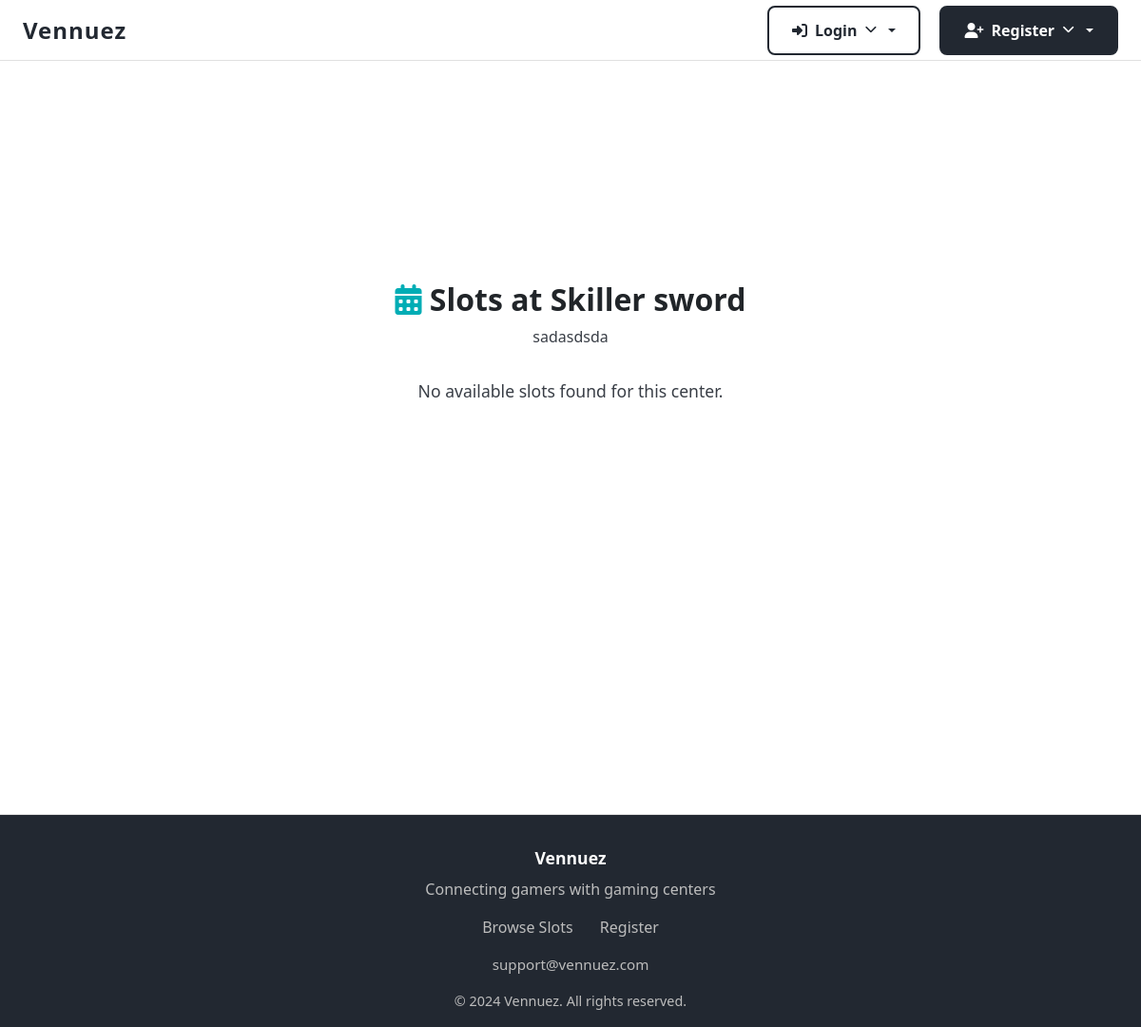
/center_slots/2, run on an earlier commit of the app's database.
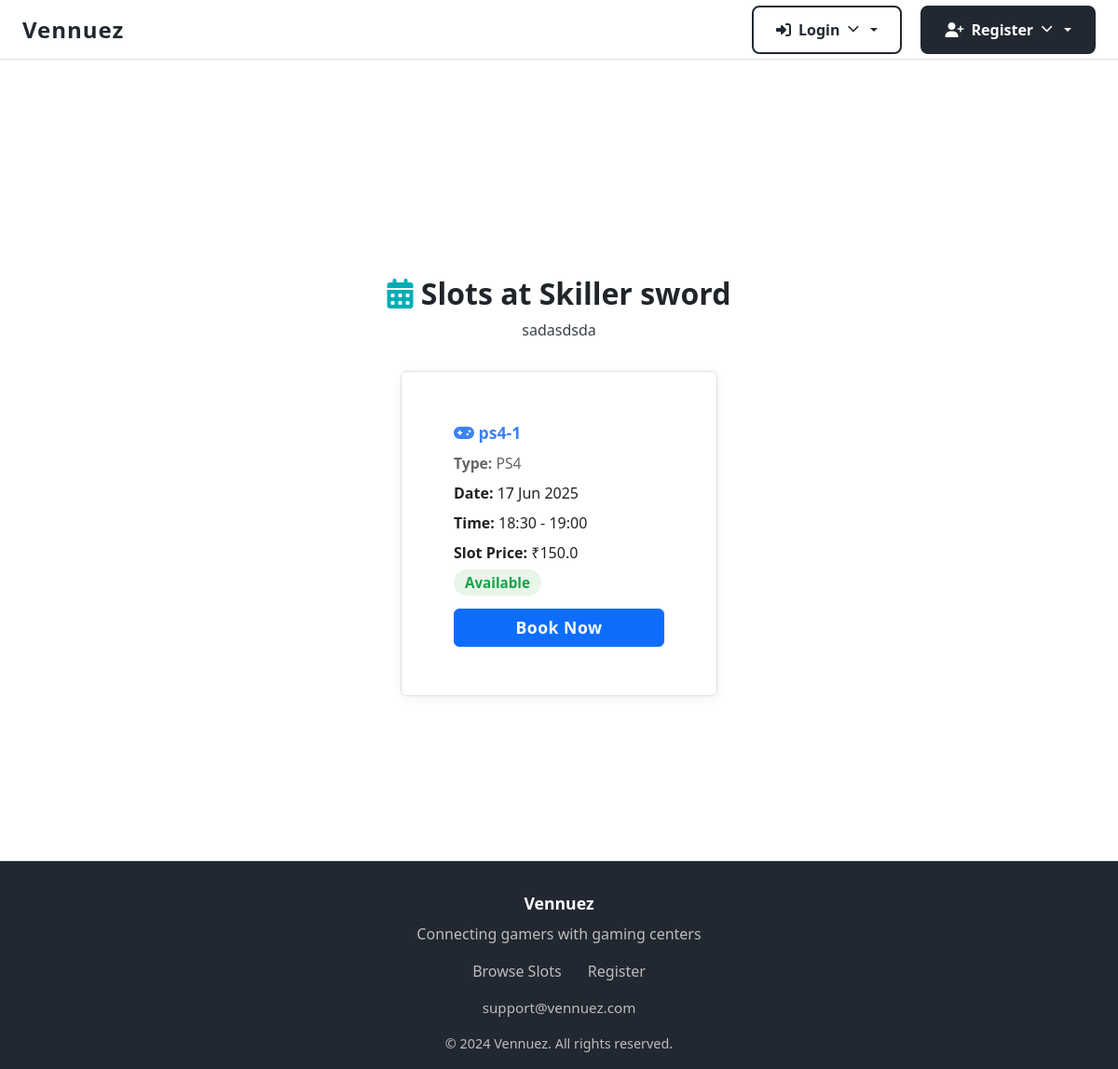
And on a later commit of the database.
### models.py (models this page shows, shortened)
class Owner(UserMixin, db.Model):
    __tablename__ = 'owners'
    id = db.Column(db.Integer, primary_key=True)
    username = db.Column(db.String(80), unique=True, nullable=False)
    email = db.Column(db.String(120), unique=True, nullable=False)
    password_hash = db.Column(db.String(256), nullable=False)
    phone = db.Column(db.String(20), nullable=False)
    gaming_center_name = db.Column(db.String(200), nullable=False)
    address = db.Column(db.String(255), nullable=True)
    active = db.Column(db.Boolean, default=True)
    created_at = db.Column(db.DateTime, default=datetime.utcnow)
    latitude = db.Column(db.Float, nullable=True)
    longitude = db.Column(db.Float, nullable=True)
    google_maps_link = db.Column(db.String(500), nullable=True)
    amenities = db.Column(db.Text, nullable=True)  # Stored as JSON string
    venue_image1 = db.Column(db.String(500), nullable=True)
    venue_image2 = db.Column(db.String(500), nullable=True)
    venue_image3 = db.Column(db.String(500), nullable=True)
    venue_image4 = db.Column(db.String(500), nullable=True)
    images_uploaded = db.Column(db.Boolean, default=False)
    consoles = db.relationship('Console', backref='owner', lazy=True, cascade='all, delete-orphan')

class TimeSlot(db.Model):
    __tablename__ = 'time_slots'
    id = db.Column(db.Integer, primary_key=True)
    start_time = db.Column(db.DateTime, nullable=False)
    end_time = db.Column(db.DateTime, nullable=False)
    total_amount = db.Column(db.Float, nullable=False)
    advance_paid = db.Column(db.Float, default=50.0)  # Fixed advance amount
    is_booked = db.Column(db.Boolean, default=False)
    snacks_amount = db.Column(db.Float, default=0.0)
    final_amount = db.Column(db.Float, default=0.0)
    completed = db.Column(db.Boolean, default=False)
    number_of_people = db.Column(db.Integer, default=1)  # New field for number of people
    booking_id = db.Column(db.String(20), unique=True, nullable=True)
    customer_name = db.Column(db.String(100), nullable=True)
    customer_phone = db.Column(db.String(20), nullable=True)
    customer_email = db.Column(db.String(120), nullable=True)
    customer_age = db.Column(db.Integer, nullable=True)
    special_requests = db.Column(db.Text, nullable=True)
    contact_sms = db.Column(db.Boolean, default=True)
    contact_whatsapp = db.Column(db.Boolean, default=True)
    contact_email = db.Column(db.Boolean, default=False)
    payment_status = db.Column(db.String(20), default='pending')  # pending, paid, failed
    payment_id = db.Column(db.String(100), nullable=True)
    booking_time = db.Column(db.DateTime, nullable=True)
    created_at = db.Column(db.DateTime, default=datetime.utcnow)
    console_id = db.Column(db.Integer, db.ForeignKey('consoles.id'), nullable=False)
    user_id = db.Column(db.Integer, db.ForeignKey('users.id'), nullable=True)  # Optional for unregistered bookings

class Console(db.Model):
    __tablename__ = 'consoles'
    id = db.Column(db.Integer, primary_key=True)
    name = db.Column(db.String(100), nullable=False)
    console_type = db.Column(db.String(50), nullable=False)
    hourly_rate = db.Column(db.Float, nullable=False)  # Rate per person per hour
    is_available = db.Column(db.Boolean, default=True)
    created_at = db.Column(db.DateTime, default=datetime.utcnow)
    owner_id = db.Column(db.Integer, db.ForeignKey('owners.id'), nullable=False)
    slots = db.relationship('TimeSlot', backref='console', lazy=True, cascade='all, delete-orphan')

### routes.py (the view)
@app.route('/center_slots/<int:owner_id>')
def center_slots(owner_id):
    owner = Owner.query.get_or_404(owner_id)
    slots = TimeSlot.query.join(Console).filter(
        Console.owner_id == owner_id,
        TimeSlot.is_booked == False,
        TimeSlot.start_time > datetime.now(),
        Console.is_available == True
    ).order_by(TimeSlot.start_time).all()
    return render_template('center_slots.html', owner=owner, slots=slots)

### templates/center_slots.html (shortened to what this page needs)
{% extends "base.html" %}
{% block content %}
<section class="center-slots-page" style="padding: 2rem 0;">
    <div class="container">
        <div class="page-header" style="margin-bottom: 2rem; text-align: center;">
            <h1 style="font-size: 2rem; font-weight: 700; margin-bottom: 0.5rem;">
                <i class="fas fa-calendar-alt" style="color: var(--accent);"></i> Slots at {{ owner.gaming_center_name }}
            </h1>
            <p style="color: var(--secondary);">{{ owner.address }}</p>
        </div>
        <div class="slots-list" style="display: flex; flex-wrap: wrap; gap: 2rem; justify-content: center;">
            {% for slot in slots %}
            <div class="card" style="min-width: 280px; max-width: 340px; flex: 1 1 280px; box-shadow: 0 2px 12px rgba(0,0,0,0.06); border: 1.5px solid var(--border); position: relative;">
                <div style="padding: 1.25rem 1.5rem;">
                    <div style="font-size: 1.1rem; font-weight: 700; color: #3b82f6; margin-bottom: 0.5rem;">
                        <i class="fas fa-gamepad"></i> {{ slot.console.name if slot.console else 'Unknown Console' }}
                    </div>
                    <div style="margin-bottom: 0.5rem; color: #666; font-size: 0.98rem;"><b>Type:</b> {{ slot.console.console_type if slot.console else '' }}</div>
                    <div style="margin-bottom: 0.5rem; color: #222;"><b>Date:</b> {{ slot.start_time.strftime('%d %b %Y') }}</div>
                    <div style="margin-bottom: 0.5rem; color: #222;"><b>Time:</b> {{ slot.start_time.strftime('%H:%M') }} - {{ slot.end_time.strftime('%H:%M') }}</div>
                    <div style="margin-bottom: 0.5rem; color: #222;"><b>Slot Price:</b> ₹{{ slot.total_amount }}</div>
                    <div style="margin-bottom: 1rem;">
                        <span style="color: #16a34a; font-weight: 600; background: #e8f5e9; padding: 0.25rem 0.75rem; border-radius: 1rem; font-size: 0.95rem;">Available</span>
                    </div>
                    <a href="{{ url_for('book_slot', slot_id=slot.id) }}" class="btn btn-primary" style="width: 100%; font-size: 1.1rem; font-weight: 600; letter-spacing: 0.5px;">Book Now</a>
                </div>
            </div>
            {% else %}
            <div style="color: var(--secondary); font-size: 1.1rem;">No available slots found for this center.</div>
            {% endfor %}
        </div>
    </div>
</section>
{% endblock %}

### templates/base.html (shortened to what this page needs)
<!DOCTYPE html>
<html lang="en">
<head>
    <link rel="stylesheet" href="{{ url_for('static', filename='css/main.css') }}">
    <link rel="stylesheet" href="https://cdnjs.cloudflare.com/ajax/libs/font-awesome/6.4.0/css/all.min.css">
    <link href="https://cdn.jsdelivr.net/npm/bootstrap@5.3.0/dist/css/bootstrap.min.css" rel="stylesheet">
</head>
<body>
    <header class="header">
        <div class="header-content">
            <a href="{{ url_for('index') }}" class="logo">
                Vennuez
            </a>
            <div class="header-right-section">
                <div class="user-info">
                {% if current_user.is_authenticated %}
                    <i class="fas fa-user"></i> {{ current_user.username }}
                    <a href="{{ url_for('logout') }}" class="btn btn-secondary" style="margin-left:1rem;">Logout</a>
                {% else %}
                    <div class="dropdown">
                        <button class="dropdown-toggle" onclick="toggleDropdown('loginDropdown')">
                            <i class="fas fa-sign-in-alt"></i>
                            <span>Login</span>
                            <i class="fas fa-chevron-down chevron" id="loginChevron"></i>
                        </button>
                    </div>
                    <div class="dropdown" style="margin-left: 1rem;">
                        <button class="dropdown-toggle register-btn" onclick="toggleDropdown('registerDropdown')">
                            <i class="fas fa-user-plus"></i>
                            <span>Register</span>
                            <i class="fas fa-chevron-down chevron" id="registerChevron"></i>
                        </button>
</body>
</html>
                {% endif %}
    <main class="main-content">
        <div class="container">
            {% block content %}{% endblock %}
        </div>
    </main>
    <footer class="footer">
        <div>
            <div style="font-weight:700; font-size:1.1rem;">Vennuez</div>
            <div style="margin:0.5rem 0; color:#bdbdbd;">Connecting gamers with gaming centers</div>
            <div style="margin:1rem 0;">
                <a href="{{ url_for('available_slots') }}" style="color:#bdbdbd; margin-right:1.5rem; text-decoration:none;">Browse Slots</a>
                <a href="{{ url_for('register') }}" style="color:#bdbdbd; text-decoration:none;">Register</a>
            </div>
            <div style="color:#bdbdbd; font-size:0.95rem;">support@vennuez.com</div>
            <div style="margin-top:1rem; color:#bdbdbd; font-size:0.9rem;">&copy; 2024 Vennuez. All rights reserved.</div>
        </div>
    </footer>
</body>
</html>

### static/css/main.css (style rules this page uses)
:root { --primary: #222831; --secondary: #393e46; --accent: #00adb5; --background: #fff; --text: #222831; --muted: #f5f6fa; --border: #e0e0e0; --success: #00b894; --danger: #e17055; }
* { margin: 0; padding: 0; box-sizing: border-box; }
html, body { height: 100%; overflow-x: hidden; }
body { font-family: 'Inter', Arial, sans-serif; background: var(--background); color: var(--text); min-height: 100vh; line-height: 1.6; }
.header { background: var(--background); border-bottom: 1px solid var(--border); position: fixed; top: 0; left: 0; right: 0; z-index: 1000; height: 64px; display: flex; align-items: center; }
.header-content { max-width: 1200px; width: 100%; margin: 0 auto; padding: 0 1.5rem; display: flex; align-items: center; justify-content: space-between; position: relative; }
.header-right-section { display: flex; align-items: center; gap: 1.5rem; }
.logo { font-size: 1.5rem; font-weight: 700; color: var(--primary); text-decoration: none; letter-spacing: 1px; }
.user-info { color: var(--secondary); font-size: 1rem; }
.btn { background: var(--accent); color: #fff; border: none; border-radius: 4px; padding: 0.5rem 1.25rem; font-size: 1rem; font-weight: 500; cursor: pointer; transition: background 0.2s; outline: none; }
.main-content { flex: 1; margin-top: 72px; min-height: calc(100vh - 64px); display: flex; flex-direction: column; }
.container { max-width: 1200px; margin: 0 auto; padding: 96px 1.5rem 2rem 1.5rem; }
.card { background: #fff; border-radius: 10px; box-shadow: 0 2px 8px rgba(34, 40, 49, 0.04); padding: 2rem; margin-bottom: 2rem; border: 1px solid var(--border); }
.btn { display: inline-flex; align-items: center; justify-content: center; padding: 0.75rem 1.5rem; border-radius: 0.25rem; font-weight: 500; cursor: pointer; transition: all 0.2s; border: none; }
.btn-primary { background: var(--primary); color: white; }
h1, h2, h3, h4, h5 { color: var(--primary); font-weight: 700; margin-bottom: 1rem; }
.footer { background: var(--primary); color: #fff; text-align: center; padding: 2rem 1rem 1rem 1rem; margin-top: 3rem; border-top: 1px solid var(--border); }

### templates/base.html (style rules this page uses)
.dropdown { position: relative; display: inline-block; }
.dropdown-toggle { background: none; border: 2px solid var(--primary); color: var(--primary); padding: 0.75rem 1.5rem; border-radius: 8px; font-weight: 600; cursor: pointer; display: flex; align-items: center; gap: 0.5rem; transition: all 0.3s ease; font-family: inherit; text-decoration: none; }
.dropdown-toggle.register-btn { background: var(--primary); color: white; }
.chevron { font-size: 0.8rem; transition: transform 0.3s ease; }

What changed in the data, as far as the page shows it:
now on this page (row edited): TimeSlot: console "ps4-1", console "PS4", start_time "17 Jun 2025", start_time "18:30", end_time "19:00", total_amount "150.0"
Also different on the page:
text no longer shown: "No available slots found for this center."
